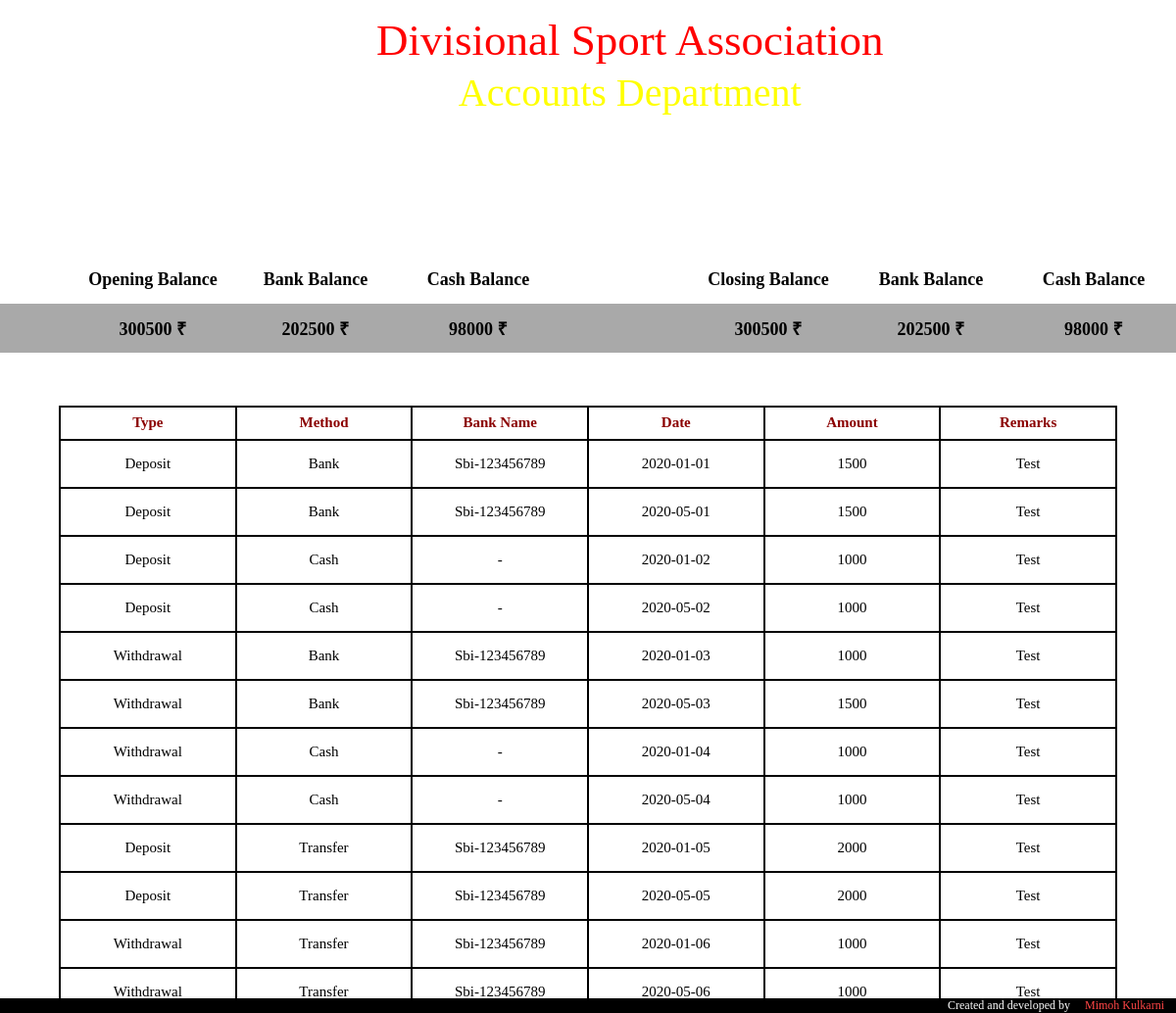
Page /summery.php (signed in) on the committed database.
### tables this page shows
CREATE TABLE `accounts_bal` (
  `id` int(10) NOT NULL,
  `cl_bal` int(10) NOT NULL,
  `bank_bal` int(10) NOT NULL,
  `cih` int(10) NOT NULL
);

CREATE TABLE `accounts_tr` (
  `tr_id` int(10) NOT NULL,
  `remarks` varchar(100) NOT NULL,
  `tr_timestamp` timestamp NOT NULL DEFAULT current_timestamp() ON UPDATE current_timestamp(),
  `tr_date` date NOT NULL,
  `tr_desc` varchar(50) NOT NULL,
  `amount` int(10) NOT NULL,
  `tr_dw_type` int(1) NOT NULL,
  `cb_type` int(1) NOT NULL,
  `bank_id` int(5) NOT NULL,
  `user` int(20) NOT NULL
);

CREATE TABLE `bank_info` (
  `id` int(11) NOT NULL,
  `bank_name` varchar(20) NOT NULL,
  `acc_no` varchar(20) NOT NULL,
  `bal` int(15) NOT NULL
);

### get_bal.php (called while the page is built, shortened)
<?php
require("header.php");
$sql_ebal = "SELECT `amount`, `tr_dw_type`, `cb_type` FROM `accounts_tr` WHERE YEAR(`tr_date`) = '".date("Y")."'";
$result_ebal = mysqli_query($linkId,$sql_ebal);
$arr_bal = calculate($result_ebal);
$sql_bal = "SELECT * FROM `accounts_bal` WHERE `id` = '".date("Y")."'";
$result_bal = mysqli_query($linkId,$sql_bal);
if (mysqli_affected_rows($linkId) == 1){
    while ($row_bal = mysqli_fetch_array($result_bal)){
        $cl_bal = $row_bal['cl_bal'] + $arr_bal['final_bal'];
        $bank_bal = $row_bal['bank_bal'] + $arr_bal['final_bank_bal'];
        $cih_bal = $row_bal['cih'] + $arr_bal['final_cih_bal'];
    }
}
else echo "<script>alert('Error/Tampering found. Contact Admin')";
?>

### header.php (called while the page is built, shortened)
<?php
function calculate($result_bal){
    $final_bal = 0;
    $final_bank_bal = 0;
    $final_cih_bal = 0;
    while ($row_bal = mysqli_fetch_array($result_bal)) {
        if ($row_bal['tr_dw_type'] == "1") {
            if ($row_bal['cb_type'] == "1") {
                $final_bal = $final_bal + $row_bal['amount'];
                $final_cih_bal = $final_cih_bal + $row_bal['amount'];
            }
            elseif ($row_bal['cb_type'] == "0"){
                $final_bal = $final_bal + $row_bal['amount'];
                $final_bank_bal = $final_bank_bal + $row_bal['amount'];
            }
            else{
                $final_cih_bal = $final_cih_bal - $row_bal['amount'];
                $final_bank_bal = $final_bank_bal + $row_bal['amount'];
            }
        }
        else{
            if ($row_bal['cb_type'] == "1") {
                $final_bal = $final_bal - $row_bal['amount'];
                $final_cih_bal = $final_cih_bal - $row_bal['amount'];
            }
            elseif ($row_bal['cb_type'] == "0"){
                $final_bal = $final_bal - $row_bal['amount'];
                $final_bank_bal = $final_bank_bal - $row_bal['amount'];
            }
            else{
                $final_cih_bal = $final_cih_bal + $row_bal['amount'];
                $final_bank_bal = $final_bank_bal - $row_bal['amount'];
            }
        }
    }
    return array('final_bal'=>$final_bal,'final_bank_bal'=>$final_bank_bal,'final_cih_bal'=>$final_cih_bal);
}
?>

### summery.php (the view, shortened to what this page needs)
<?php
require("dbconnect.php");
require("get_bal.php");
?>
<!DOCTYPE html>
<html>
<head>
</head>
<body>
<form action="accbal.php" method="post">
    <div class="body"></div>
    <div class="header"><div>Divisional Sport Association<br><span>Accounts Department</span></div></div>
    <div class="hbar"></div>
    <div class="table">
        <span>
            <table>
                <tr>
                    <th>Opening Balance</th>
                    <th>Bank Balance</th>
                    <th>Cash Balance</th>
                </tr>
                <tr>
                    <th><?php echo $cl_bal;?> ₹</th>
                    <th><?php echo $bank_bal;?> ₹</th>
                    <th><?php echo $cih_bal;?> ₹</th>
                </tr>
            </table>
        </span>
    </div>
    <div class="table1">
        <table>
            <tr>
                <th>Closing Balance</th>
                <th>Bank Balance</th>
                <th>Cash Balance</th>
            </tr>
            <tr>
                <th><?php echo $cl_bal;?> ₹</th>
                <th><?php echo $bank_bal;?> ₹</th>
                <th><?php echo $cih_bal;?> ₹</th>
            </tr>
        </table>
    </div>
    <div class="maindiv" id="maindiv">
        <table>
            <tr>
                <th>Type</th>
                <th>Method</th>
                <th>Bank Name</th>
                <th>Date</th>
                <th>Amount</th>
                <th>Remarks</th>
            </tr>
            <?php
            $sql_tr = "SELECT `remarks`,`tr_date`, `amount`, `tr_dw_type`, `cb_type`, `bank_id` FROM
    `accounts_tr` WHERE MONTH(`tr_date`) BETWEEN '1' AND '".date("m")."' limit 30";
            $result_tr = mysqli_query($linkId,$sql_tr);
            while ($row_tr = mysqli_fetch_array($result_tr)){
                if ($row_tr['tr_dw_type'] == "1") $type = "Deposit";
                else $type = "Withdrawal";
                if($row_tr['cb_type'] == "0") $cih = "Bank";
                elseif ($row_tr['cb_type'] == "1") $cih = "Cash";
                else $cih = "Transfer";
                if ($row_tr['bank_id'] == "0") $bank_name = "-";
                else{
                    $sql_bank_name = "SELECT `bank_name`,`acc_no` FROM `bank_info` WHERE `id` = '".$row_tr['bank_id']."'";
                    $result_bank_name = mysqli_query($linkId,$sql_bank_name);
                    while ($row_bank_name = mysqli_fetch_array($result_bank_name)){
                        $bank_name = ucwords($row_bank_name['bank_name']."-".$row_bank_name['acc_no']);
                    }
                }
                ?><tr>
                <td><?php echo $type;?></td>
                <td><?php echo $cih;?></td>
                <td><?php echo $bank_name;?></td>
                <td><?php echo $row_tr['tr_date'];?></td>
                <td><?php echo $row_tr['amount'];?></td>
                <td><?php echo ucfirst($row_tr['remarks']);?></td>
            </tr><?php
            }
            ?>
        </table>
    </div>
    <div class="footer">
        <label>Created and developed by &emsp;</label><span style="color: #FF4646; ">Mimoh Kulkarni&emsp;</span>
    </div>
</form>
</body>
</html>

### summery.php (style rules this page uses)
body { margin: 0; padding: 0; background: #fff; color: #fff; font-size: 12px; }
.body { position: fixed; width: 100%; height: 100%; background-size: cover; -webkit-filter: blur(10px); z-index: 0; }
.header { text-align: center; position: absolute; top: 0; z-index: 1; left: 50%; margin-left: -18%; margin-top: 15px; }
.header div { float: left; color: red; font-size: 45px; font-weight: 200; }
.header div span { color: yellow; font-size: 40px; }
.hbar { position: absolute; top: 30%; width: 100%; color: black; background-color: darkgrey; z-index: 2; height: 50px; }
.table { position: absolute; top: calc(30% - 50px); padding-left: 6%; z-index: 3; height: 50px; color: black; font-size: 18px; text-align: center; width: 94%; }
.table span table { width: 500px; }
.table th,td { height: 45px; width: 33%; }
.table1 { position: absolute; top: calc(30% - 50px); z-index: 3; height: 50px; color: black; font-size: 18px; text-align: center; width: 100%; }
.table1 table { float: right; width: 500px; }
.table1 th,td { height: 45px; width: 33%; }
.home table th,td { border: 2px solid black; border-collapse: collapse; }
.maindiv { position: absolute; top: calc(40%); left: calc(5%); color: black; z-index: 2; width: 90%; text-align: center; margin-bottom: 50px; }
.maindiv table { border: 2px solid black; border-collapse: collapse; font-size: 15px; width: 100%; }
.maindiv table th { color: darkred; height: 30px; }
.maindiv table th,td { width: 15%; border: 2px solid black; }
.footer { position: fixed; left: 0; bottom: 0; width: 100%; background-color:black; text-align: right; z-index: 3; }

### rows in the picture
accounts_bal: cl_bal "300500", bank_bal "202500", cih "98000"
accounts_tr: tr_dw_type "Deposit", cb_type "Bank", bank_info.bank_name+acc_no "Sbi-123456789", tr_date "2020-01-01", amount "1500", remarks "Test"
accounts_tr: tr_dw_type "Deposit", cb_type "Bank", bank_info.bank_name+acc_no "Sbi-123456789", tr_date "2020-05-01", amount "1500", remarks "Test"
accounts_tr: tr_dw_type "Deposit", cb_type "Cash", bank "-", tr_date "2020-01-02", amount "1000", remarks "Test"
accounts_tr: tr_dw_type "Deposit", cb_type "Cash", bank "-", tr_date "2020-05-02", amount "1000", remarks "Test"
accounts_tr: tr_dw_type "Withdrawal", cb_type "Bank", bank_info.bank_name+acc_no "Sbi-123456789", tr_date "2020-01-03", amount "1000", remarks "Test"
accounts_tr: tr_dw_type "Withdrawal", cb_type "Bank", bank_info.bank_name+acc_no "Sbi-123456789", tr_date "2020-05-03", amount "1500", remarks "Test"
accounts_tr: tr_dw_type "Withdrawal", cb_type "Cash", bank "-", tr_date "2020-01-04", amount "1000", remarks "Test"
accounts_tr: tr_dw_type "Withdrawal", cb_type "Cash", bank "-", tr_date "2020-05-04", amount "1000", remarks "Test"
accounts_tr: tr_dw_type "Deposit", cb_type "Transfer", bank_info.bank_name+acc_no "Sbi-123456789", tr_date "2020-01-05", amount "2000", remarks "Test"
accounts_tr: tr_dw_type "Deposit", cb_type "Transfer", bank_info.bank_name+acc_no "Sbi-123456789", tr_date "2020-05-05", amount "2000", remarks "Test"
accounts_tr: tr_dw_type "Withdrawal", cb_type "Transfer", bank_info.bank_name+acc_no "Sbi-123456789", tr_date "2020-01-06", amount "1000", remarks "Test"
accounts_tr: tr_dw_type "Withdrawal", cb_type "Transfer", bank_info.bank_name+acc_no "Sbi-123456789", tr_date "2020-05-06", amount "1000", remarks "Test"
